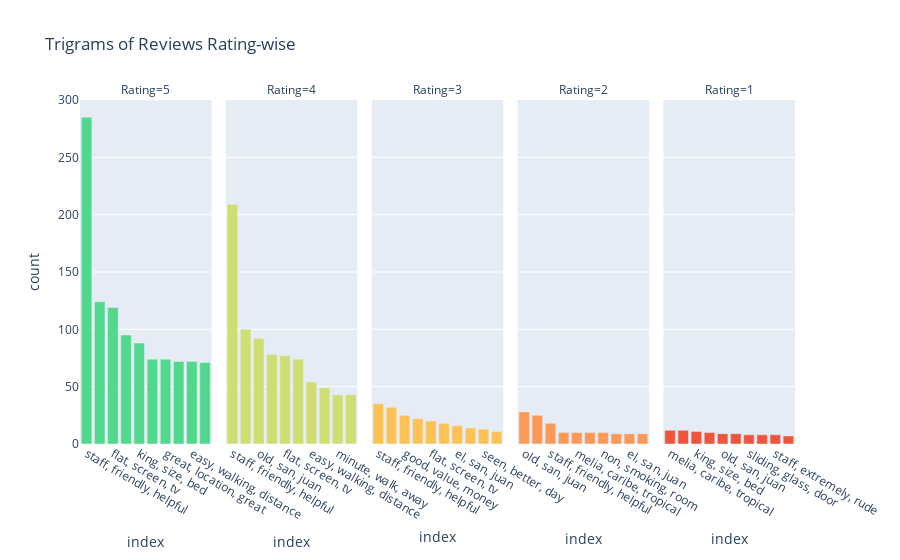

The code cell stored with this chart in its notebook:
### Code cell
fig = px.bar(tri_grams, x="index", y="count", color="Rating", facet_col="Rating", title='Trigrams of Reviews Rating-wise' ,
             color_continuous_scale=["#EF553B", "#FFA15A", "#FECB52", "#B6E880", "#00CC96"])
fig.update_xaxes(matches=None)
fig.update_layout(coloraxis_showscale=False)
fig.show()

### Figure 1 — Plotly figure (JSON) as saved in the notebook; plotly's stock layout.template omitted (floating-point values rounded to 4 significant figures)
{"data": [{"alignmentgroup": "True", "hovertemplate": "Rating=%{marker.color}<br>index=%{x}<br>count=%{y}<extra></extra>", "legendgroup": "", "marker": {"color": [5, 5, 5, 5, 5, 5, 5, 5, 5, 5], "coloraxis": "coloraxis"}, "name": "", "offsetgroup": "", "orientation": "v", "showlegend": false, "textposition": "auto", "type": "bar", "x": ["staff, friendly, helpful", "great, place, stay", "flat, screen, tv", "old, san, juan", "king, size, bed", "staff, helpful, friendly", "great, location, great", "free, internet, access", "easy, walking, distance", "staff, extremely, helpful"], "xaxis": "x", "y": [285, 124, 119, 95, 88, 74, 74, 72, 72, 71], "yaxis": "y"}, {"alignmentgroup": "True", "hovertemplate": "Rating=%{marker.color}<br>index=%{x}<br>count=%{y}<extra></extra>", "legendgroup": "", "marker": {"color": [4, 4, 4, 4, 4, 4, 4, 4, 4, 4], "coloraxis": "coloraxis"}, "name": "", "offsetgroup": "", "orientation": "v", "showlegend": false, "textposition": "auto", "type": "bar", "x": ["staff, friendly, helpful", "good, value, money", "old, san, juan", "great, place, stay", "flat, screen, tv", "la, carte, restaurant", "easy, walking, distance", "king, size, bed", "minute, walk, away", "staff, helpful, friendly"], "xaxis": "x2", "y": [209, 100, 92, 78, 77, 74, 54, 49, 43, 43], "yaxis": "y2"}, {"alignmentgroup": "True", "hovertemplate": "Rating=%{marker.color}<br>index=%{x}<br>count=%{y}<extra></extra>", "legendgroup": "", "marker": {"color": [3, 3, 3, 3, 3, 3, 3, 3, 3, 3], "coloraxis": "coloraxis"}, "name": "", "offsetgroup": "", "orientation": "v", "showlegend": false, "textposition": "auto", "type": "bar", "x": ["staff, friendly, helpful", "old, san, juan", "good, value, money", "king, size, bed", "flat, screen, tv", "la, carte, restaurant", "el, san, juan", "free, internet, access", "seen, better, day", "returned, night, stay"], "xaxis": "x3", "y": [35, 32, 25, 22, 20, 18, 16, 14, 13, 11], "yaxis": "y3"}, {"alignmentgroup": "True", "hovertemplate": "Rating=%{marker.color}<br>index=%{x}<br>count=%{y}<extra></extra>", "legendgroup": "", "marker": {"color": [2, 2, 2, 2, 2, 2, 2, 2, 2, 2], "coloraxis": "coloraxis"}, "name": "", "offsetgroup": "", "orientation": "v", "showlegend": false, "textposition": "auto", "type": "bar", "x": ["old, san, juan", "king, size, bed", "staff, friendly, helpful", "la, carte, restaurant", "melia, caribe, tropical", "review, trip, advisor", "non, smoking, room", "resort, punta, cana", "el, san, juan", "caribe, club, princess"], "xaxis": "x4", "y": [28, 25, 18, 10, 10, 10, 10, 9, 9, 9], "yaxis": "y4"}, {"alignmentgroup": "True", "hovertemplate": "Rating=%{marker.color}<br>index=%{x}<br>count=%{y}<extra></extra>", "legendgroup": "", "marker": {"color": [1, 1, 1, 1, 1, 1, 1, 1, 1, 1], "coloraxis": "coloraxis"}, "name": "", "offsetgroup": "", "orientation": "v", "showlegend": false, "textposition": "auto", "type": "bar", "x": ["melia, caribe, tropical", "resort, punta, cana", "king, size, bed", "year, old, son", "old, san, juan", "holiday, inn, express", "sliding, glass, door", "make, matter, worse", "staff, extremely, rude", "breeze, punta, cana"], "xaxis": "x5", "y": [12, 12, 11, 10, 9, 9, 8, 8, 8, 7], "yaxis": "y5"}], "layout": {"annotations": [{"font": {}, "showarrow": false, "text": "Rating=5", "x": 0.092, "xanchor": "center", "xref": "paper", "y": 1, "yanchor": "bottom", "yref": "paper"}, {"font": {}, "showarrow": false, "text": "Rating=4", "x": 0.296, "xanchor": "center", "xref": "paper", "y": 1, "yanchor": "bottom", "yref": "paper"}, {"font": {}, "showarrow": false, "text": "Rating=3", "x": 0.5, "xanchor": "center", "xref": "paper", "y": 1, "yanchor": "bottom", "yref": "paper"}, {"font": {}, "showarrow": false, "text": "Rating=2", "x": 0.704, "xanchor": "center", "xref": "paper", "y": 1, "yanchor": "bottom", "yref": "paper"}, {"font": {}, "showarrow": false, "text": "Rating=1", "x": 0.908, "xanchor": "center", "xref": "paper", "y": 1, "yanchor": "bottom", "yref": "paper"}], "barmode": "relative", "coloraxis": {"colorbar": {"title": {"text": "Rating"}}, "colorscale": [[0, "#EF553B"], [0.25, "#FFA15A"], [0.5, "#FECB52"], [0.75, "#B6E880"], [1, "#00CC96"]], "showscale": false}, "legend": {"tracegroupgap": 0}, "title": {"text": "Trigrams of Reviews Rating-wise"}, "xaxis": {"anchor": "y", "domain": [0, 0.184], "title": {"text": "index"}}, "xaxis2": {"anchor": "y2", "domain": [0.204, 0.388], "title": {"text": "index"}}, "xaxis3": {"anchor": "y3", "domain": [0.408, 0.592], "title": {"text": "index"}}, "xaxis4": {"anchor": "y4", "domain": [0.612, 0.796], "title": {"text": "index"}}, "xaxis5": {"anchor": "y5", "domain": [0.816, 1], "title": {"text": "index"}}, "yaxis": {"anchor": "x", "domain": [0, 1], "title": {"text": "count"}}, "yaxis2": {"anchor": "x2", "domain": [0, 1], "matches": "y", "showticklabels": false}, "yaxis3": {"anchor": "x3", "domain": [0, 1], "matches": "y", "showticklabels": false}, "yaxis4": {"anchor": "x4", "domain": [0, 1], "matches": "y", "showticklabels": false}, "yaxis5": {"anchor": "x5", "domain": [0, 1], "matches": "y", "showticklabels": false}}}
